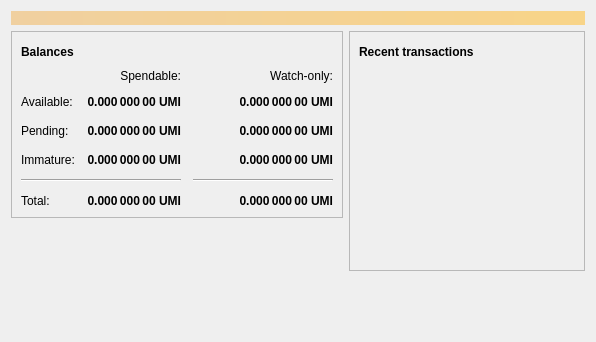
<?xml version="1.0" encoding="UTF-8"?>
<ui version="4.0">
 <class>OverviewPage</class>
 <widget class="QWidget" name="OverviewPage">
  <property name="geometry">
   <rect>
    <x>0</x>
    <y>0</y>
    <width>596</width>
    <height>342</height>
   </rect>
  </property>
  <property name="windowTitle">
   <string>Form</string>
  </property>
  <layout class="QVBoxLayout" name="topLayout">
   <item>
    <widget class="QLabel" name="labelAlerts">
     <property name="visible">
      <bool>false</bool>
     </property>
     <property name="styleSheet">
      <string notr="true">QLabel { background-color: qlineargradient(x1: 0, y1: 0, x2: 1, y2: 0, stop:0 #F0D0A0, stop:1 #F8D488); color:#000000; }</string>
     </property>
     <property name="wordWrap">
      <bool>true</bool>
     </property>
     <property name="margin">
      <number>3</number>
     </property>
     <property name="textInteractionFlags">
      <set>Qt::TextSelectableByMouse</set>
     </property>
    </widget>
   </item>
   <item>
    <layout class="QHBoxLayout" name="horizontalLayout" stretch="1,1">
     <item>
      <layout class="QVBoxLayout" name="verticalLayout_2">
       <item>
        <widget class="QFrame" name="frame">
         <property name="frameShape">
          <enum>QFrame::StyledPanel</enum>
         </property>
         <property name="frameShadow">
          <enum>QFrame::Raised</enum>
         </property>
         <layout class="QVBoxLayout" name="verticalLayout_4">
          <item>
           <layout class="QHBoxLayout" name="horizontalLayout_4">
            <item>
             <widget class="QLabel" name="label_5">
              <property name="font">
               <font>
                <weight>75</weight>
                <bold>true</bold>
               </font>
              </property>
              <property name="text">
               <string>Balances</string>
              </property>
             </widget>
            </item>
            <item>
             <widget class="QPushButton" name="labelWalletStatus">
              <property name="enabled">
               <bool>true</bool>
              </property>
              <property name="maximumSize">
               <size>
                <width>30</width>
                <height>16777215</height>
               </size>
              </property>
              <property name="toolTip">
               <string>The displayed information may be out of date. Your wallet automatically synchronizes with the UMI network after a connection is established, but this process has not completed yet.</string>
              </property>
              <property name="text">
               <string/>
              </property>
              <property name="icon">
               <iconset resource="../bitcoin.qrc">
                <normaloff>:/icons/warning</normaloff>
                <disabledoff>:/icons/warning</disabledoff>:/icons/warning</iconset>
              </property>
              <property name="iconSize">
               <size>
                <width>24</width>
                <height>24</height>
               </size>
              </property>
              <property name="flat">
               <bool>true</bool>
              </property>
             </widget>
            </item>
            <item>
             <spacer name="horizontalSpacer_3">
              <property name="orientation">
               <enum>Qt::Horizontal</enum>
              </property>
              <property name="sizeHint" stdset="0">
               <size>
                <width>40</width>
                <height>20</height>
               </size>
              </property>
             </spacer>
            </item>
           </layout>
          </item>
          <item>
           <layout class="QGridLayout" name="gridLayout">
            <property name="spacing">
             <number>12</number>
            </property>
            <item row="2" column="2">
             <widget class="QLabel" name="labelWatchPending">
              <property name="font">
               <font>
                <weight>75</weight>
                <bold>true</bold>
               </font>
              </property>
              <property name="cursor">
               <cursorShape>IBeamCursor</cursorShape>
              </property>
              <property name="toolTip">
               <string>Unconfirmed transactions to watch-only addresses</string>
              </property>
              <property name="text">
               <string notr="true">0.000 000 00 UMI</string>
              </property>
              <property name="alignment">
               <set>Qt::AlignRight|Qt::AlignTrailing|Qt::AlignVCenter</set>
              </property>
              <property name="textInteractionFlags">
               <set>Qt::LinksAccessibleByMouse|Qt::TextSelectableByKeyboard|Qt::TextSelectableByMouse</set>
              </property>
             </widget>
            </item>
            <item row="2" column="1">
             <widget class="QLabel" name="labelUnconfirmed">
              <property name="font">
               <font>
                <weight>75</weight>
                <bold>true</bold>
               </font>
              </property>
              <property name="cursor">
               <cursorShape>IBeamCursor</cursorShape>
              </property>
              <property name="toolTip">
               <string>Total of transactions that have yet to be confirmed, and do not yet count toward the spendable balance</string>
              </property>
              <property name="text">
               <string notr="true">0.000 000 00 UMI</string>
              </property>
              <property name="alignment">
               <set>Qt::AlignRight|Qt::AlignTrailing|Qt::AlignVCenter</set>
              </property>
              <property name="textInteractionFlags">
               <set>Qt::LinksAccessibleByMouse|Qt::TextSelectableByKeyboard|Qt::TextSelectableByMouse</set>
              </property>
             </widget>
            </item>
            <item row="3" column="2">
             <widget class="QLabel" name="labelWatchImmature">
              <property name="font">
               <font>
                <weight>75</weight>
                <bold>true</bold>
               </font>
              </property>
              <property name="cursor">
               <cursorShape>IBeamCursor</cursorShape>
              </property>
              <property name="toolTip">
               <string>Mined balance in watch-only addresses that has not yet matured</string>
              </property>
              <property name="text">
               <string notr="true">0.000 000 00 UMI</string>
              </property>
              <property name="alignment">
               <set>Qt::AlignRight|Qt::AlignTrailing|Qt::AlignVCenter</set>
              </property>
              <property name="textInteractionFlags">
               <set>Qt::LinksAccessibleByMouse|Qt::TextSelectableByKeyboard|Qt::TextSelectableByMouse</set>
              </property>
             </widget>
            </item>
            <item row="4" column="0" colspan="2">
             <widget class="Line" name="line">
              <property name="orientation">
               <enum>Qt::Horizontal</enum>
              </property>
             </widget>
            </item>
            <item row="4" column="2">
             <widget class="Line" name="lineWatchBalance">
              <property name="sizePolicy">
               <sizepolicy hsizetype="Preferred" vsizetype="Fixed">
                <horstretch>0</horstretch>
                <verstretch>0</verstretch>
               </sizepolicy>
              </property>
              <property name="minimumSize">
               <size>
                <width>140</width>
                <height>0</height>
               </size>
              </property>
              <property name="orientation">
               <enum>Qt::Horizontal</enum>
              </property>
             </widget>
            </item>
            <item row="5" column="0">
             <widget class="QLabel" name="labelTotalText">
              <property name="text">
               <string>Total:</string>
              </property>
             </widget>
            </item>
            <item row="3" column="1">
             <widget class="QLabel" name="labelImmature">
              <property name="font">
               <font>
                <weight>75</weight>
                <bold>true</bold>
               </font>
              </property>
              <property name="cursor">
               <cursorShape>IBeamCursor</cursorShape>
              </property>
              <property name="toolTip">
               <string>Mined balance that has not yet matured</string>
              </property>
              <property name="text">
               <string notr="true">0.000 000 00 UMI</string>
              </property>
              <property name="alignment">
               <set>Qt::AlignRight|Qt::AlignTrailing|Qt::AlignVCenter</set>
              </property>
              <property name="textInteractionFlags">
               <set>Qt::LinksAccessibleByMouse|Qt::TextSelectableByKeyboard|Qt::TextSelectableByMouse</set>
              </property>
             </widget>
            </item>
            <item row="2" column="3">
             <spacer name="horizontalSpacer_2">
              <property name="orientation">
               <enum>Qt::Horizontal</enum>
              </property>
              <property name="sizeHint" stdset="0">
               <size>
                <width>40</width>
                <height>20</height>
               </size>
              </property>
             </spacer>
            </item>
            <item row="3" column="0">
             <widget class="QLabel" name="labelImmatureText">
              <property name="text">
               <string>Immature:</string>
              </property>
             </widget>
            </item>
            <item row="5" column="1">
             <widget class="QLabel" name="labelTotal">
              <property name="font">
               <font>
                <weight>75</weight>
                <bold>true</bold>
               </font>
              </property>
              <property name="cursor">
               <cursorShape>IBeamCursor</cursorShape>
              </property>
              <property name="toolTip">
               <string>Your current total balance</string>
              </property>
              <property name="text">
               <string notr="true">0.000 000 00 UMI</string>
              </property>
              <property name="alignment">
               <set>Qt::AlignRight|Qt::AlignTrailing|Qt::AlignVCenter</set>
              </property>
              <property name="textInteractionFlags">
               <set>Qt::LinksAccessibleByMouse|Qt::TextSelectableByKeyboard|Qt::TextSelectableByMouse</set>
              </property>
             </widget>
            </item>
            <item row="5" column="2">
             <widget class="QLabel" name="labelWatchTotal">
              <property name="font">
               <font>
                <weight>75</weight>
                <bold>true</bold>
               </font>
              </property>
              <property name="cursor">
               <cursorShape>IBeamCursor</cursorShape>
              </property>
              <property name="toolTip">
               <string>Current total balance in watch-only addresses</string>
              </property>
              <property name="text">
               <string notr="true">0.000 000 00 UMI</string>
              </property>
              <property name="alignment">
               <set>Qt::AlignRight|Qt::AlignTrailing|Qt::AlignVCenter</set>
              </property>
              <property name="textInteractionFlags">
               <set>Qt::LinksAccessibleByMouse|Qt::TextSelectableByKeyboard|Qt::TextSelectableByMouse</set>
              </property>
             </widget>
            </item>
            <item row="0" column="2">
             <widget class="QLabel" name="labelWatchonly">
              <property name="text">
               <string>Watch-only:</string>
              </property>
              <property name="alignment">
               <set>Qt::AlignRight|Qt::AlignTrailing|Qt::AlignVCenter</set>
              </property>
             </widget>
            </item>
            <item row="1" column="0">
             <widget class="QLabel" name="labelBalanceText">
              <property name="text">
               <string>Available:</string>
              </property>
             </widget>
            </item>
            <item row="1" column="1">
             <widget class="QLabel" name="labelBalance">
              <property name="font">
               <font>
                <weight>75</weight>
                <bold>true</bold>
               </font>
              </property>
              <property name="cursor">
               <cursorShape>IBeamCursor</cursorShape>
              </property>
              <property name="toolTip">
               <string>Your current spendable balance</string>
              </property>
              <property name="text">
               <string notr="true">0.000 000 00 UMI</string>
              </property>
              <property name="alignment">
               <set>Qt::AlignRight|Qt::AlignTrailing|Qt::AlignVCenter</set>
              </property>
              <property name="textInteractionFlags">
               <set>Qt::LinksAccessibleByMouse|Qt::TextSelectableByKeyboard|Qt::TextSelectableByMouse</set>
              </property>
             </widget>
            </item>
            <item row="1" column="2">
             <widget class="QLabel" name="labelWatchAvailable">
              <property name="font">
               <font>
                <weight>75</weight>
                <bold>true</bold>
               </font>
              </property>
              <property name="cursor">
               <cursorShape>IBeamCursor</cursorShape>
              </property>
              <property name="toolTip">
               <string>Your current balance in watch-only addresses</string>
              </property>
              <property name="text">
               <string notr="true">0.000 000 00 UMI</string>
              </property>
              <property name="alignment">
               <set>Qt::AlignRight|Qt::AlignTrailing|Qt::AlignVCenter</set>
              </property>
              <property name="textInteractionFlags">
               <set>Qt::LinksAccessibleByMouse|Qt::TextSelectableByKeyboard|Qt::TextSelectableByMouse</set>
              </property>
             </widget>
            </item>
            <item row="2" column="0">
             <widget class="QLabel" name="labelPendingText">
              <property name="text">
               <string>Pending:</string>
              </property>
             </widget>
            </item>
            <item row="0" column="1">
             <widget class="QLabel" name="labelSpendable">
              <property name="text">
               <string>Spendable:</string>
              </property>
              <property name="alignment">
               <set>Qt::AlignRight|Qt::AlignTrailing|Qt::AlignVCenter</set>
              </property>
             </widget>
            </item>
           </layout>
          </item>
         </layout>
        </widget>
       </item>
       <item>
        <spacer name="verticalSpacer">
         <property name="orientation">
          <enum>Qt::Vertical</enum>
         </property>
         <property name="sizeHint" stdset="0">
          <size>
           <width>20</width>
           <height>40</height>
          </size>
         </property>
        </spacer>
       </item>
      </layout>
     </item>
     <item>
      <layout class="QVBoxLayout" name="verticalLayout_3">
       <item>
        <widget class="QFrame" name="frame_2">
         <property name="frameShape">
          <enum>QFrame::StyledPanel</enum>
         </property>
         <property name="frameShadow">
          <enum>QFrame::Raised</enum>
         </property>
         <layout class="QVBoxLayout" name="verticalLayout">
          <item>
           <layout class="QHBoxLayout" name="horizontalLayout_2">
            <item>
             <widget class="QLabel" name="label_4">
              <property name="font">
               <font>
                <weight>75</weight>
                <bold>true</bold>
               </font>
              </property>
              <property name="text">
               <string>Recent transactions</string>
              </property>
             </widget>
            </item>
            <item>
             <widget class="QPushButton" name="labelTransactionsStatus">
              <property name="enabled">
               <bool>true</bool>
              </property>
              <property name="maximumSize">
               <size>
                <width>30</width>
                <height>16777215</height>
               </size>
              </property>
              <property name="toolTip">
               <string>The displayed information may be out of date. Your wallet automatically synchronizes with the UMI network after a connection is established, but this process has not completed yet.</string>
              </property>
              <property name="text">
               <string/>
              </property>
              <property name="icon">
               <iconset resource="../bitcoin.qrc">
                <normaloff>:/icons/warning</normaloff>
                <disabledoff>:/icons/warning</disabledoff>:/icons/warning</iconset>
              </property>
              <property name="iconSize">
               <size>
                <width>24</width>
                <height>24</height>
               </size>
              </property>
              <property name="flat">
               <bool>true</bool>
              </property>
             </widget>
            </item>
            <item>
             <spacer name="horizontalSpacer">
              <property name="orientation">
               <enum>Qt::Horizontal</enum>
              </property>
              <property name="sizeHint" stdset="0">
               <size>
                <width>40</width>
                <height>20</height>
               </size>
              </property>
             </spacer>
            </item>
           </layout>
          </item>
          <item>
           <widget class="QListView" name="listTransactions">
            <property name="styleSheet">
             <string notr="true">QListView { background: transparent; }</string>
            </property>
            <property name="frameShape">
             <enum>QFrame::NoFrame</enum>
            </property>
            <property name="verticalScrollBarPolicy">
             <enum>Qt::ScrollBarAlwaysOff</enum>
            </property>
            <property name="horizontalScrollBarPolicy">
             <enum>Qt::ScrollBarAlwaysOff</enum>
            </property>
            <property name="selectionMode">
             <enum>QAbstractItemView::NoSelection</enum>
            </property>
           </widget>
          </item>
         </layout>
        </widget>
       </item>
       <item>
        <spacer name="verticalSpacer_2">
         <property name="orientation">
          <enum>Qt::Vertical</enum>
         </property>
         <property name="sizeHint" stdset="0">
          <size>
           <width>20</width>
           <height>40</height>
          </size>
         </property>
        </spacer>
       </item>
      </layout>
     </item>
    </layout>
   </item>
  </layout>
 </widget>
 <resources/>
 <connections/>
</ui>
